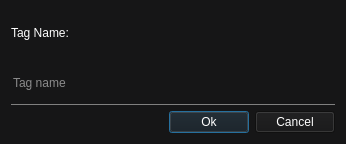
<?xml version="1.0" encoding="UTF-8"?>
<ui version="4.0">
 <class>Dialog</class>
 <widget class="QDialog" name="Dialog">
  <property name="geometry">
   <rect>
    <x>0</x>
    <y>0</y>
    <width>346</width>
    <height>144</height>
   </rect>
  </property>
  <property name="windowTitle">
   <string>Dialog</string>
  </property>
  <property name="styleSheet">
   <string notr="true">background-color: rgb(22, 22, 23);</string>
  </property>
  <layout class="QVBoxLayout" name="verticalLayout">
   <item>
    <layout class="QGridLayout" name="gridLayout">
     <item row="0" column="0">
      <widget class="QLabel" name="label">
       <property name="maximumSize">
        <size>
         <width>16777215</width>
         <height>50</height>
        </size>
       </property>
       <property name="styleSheet">
        <string notr="true">font: 12pt &quot;Comic Sans MS&quot;;
color: rgb(255, 255, 255);</string>
       </property>
       <property name="text">
        <string>Tag Name:</string>
       </property>
      </widget>
     </item>
     <item row="0" column="1">
      <spacer name="horizontalSpacer">
       <property name="orientation">
        <enum>Qt::Horizontal</enum>
       </property>
       <property name="sizeHint" stdset="0">
        <size>
         <width>40</width>
         <height>20</height>
        </size>
       </property>
      </spacer>
     </item>
     <item row="1" column="0" colspan="2">
      <widget class="QLineEdit" name="lineEdit">
       <property name="sizePolicy">
        <sizepolicy hsizetype="Expanding" vsizetype="Maximum">
         <horstretch>0</horstretch>
         <verstretch>0</verstretch>
        </sizepolicy>
       </property>
       <property name="maximumSize">
        <size>
         <width>16777215</width>
         <height>50</height>
        </size>
       </property>
       <property name="styleSheet">
        <string notr="true">QLineEdit{
font: 11pt &quot;Cambria Math&quot;;
color: rgb(255, 255, 255);
border: 0px;
border-bottom: 1px solid grey;
}</string>
       </property>
       <property name="text">
        <string/>
       </property>
       <property name="maxLength">
        <number>32767</number>
       </property>
       <property name="placeholderText">
        <string>Tag name</string>
       </property>
       <property name="clearButtonEnabled">
        <bool>true</bool>
       </property>
      </widget>
     </item>
    </layout>
   </item>
   <item>
    <layout class="QHBoxLayout" name="horizontalLayout">
     <item>
      <spacer name="horizontalSpacer_2">
       <property name="orientation">
        <enum>Qt::Horizontal</enum>
       </property>
       <property name="sizeHint" stdset="0">
        <size>
         <width>40</width>
         <height>20</height>
        </size>
       </property>
      </spacer>
     </item>
     <item>
      <widget class="QPushButton" name="acceptButton">
       <property name="styleSheet">
        <string notr="true">font: 10pt &quot;Comic Sans MS&quot;;
color: rgb(255, 255, 255)</string>
       </property>
       <property name="text">
        <string>Ok</string>
       </property>
      </widget>
     </item>
     <item>
      <widget class="QPushButton" name="rejectButton">
       <property name="styleSheet">
        <string notr="true">font: 10pt &quot;Comic Sans MS&quot;;
color: rgb(255, 255, 255)</string>
       </property>
       <property name="text">
        <string>Cancel</string>
       </property>
      </widget>
     </item>
    </layout>
   </item>
  </layout>
 </widget>
 <resources/>
 <connections/>
</ui>
